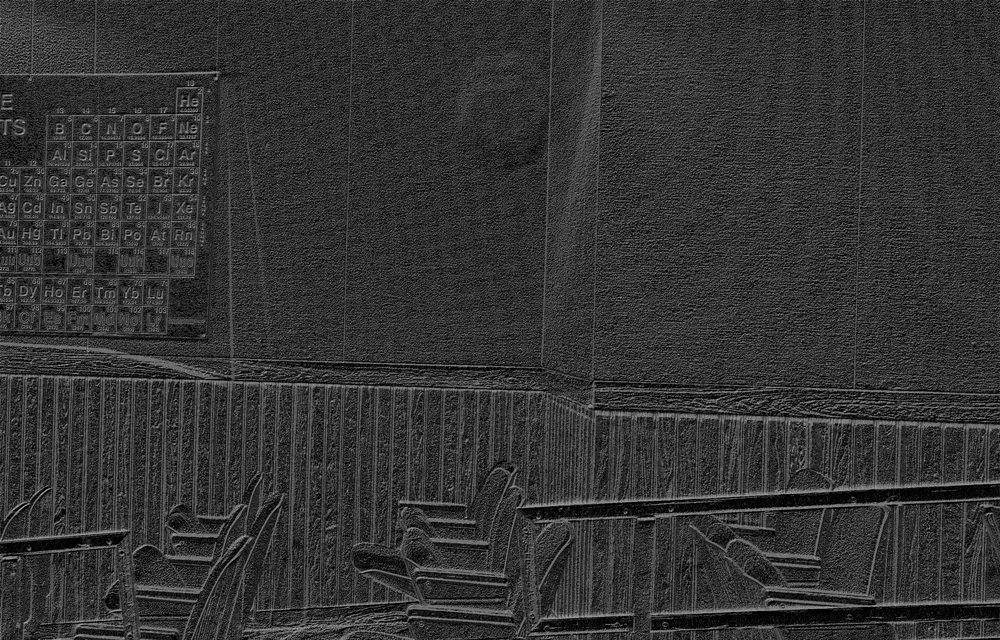
#> input picture census.png, 1000 x 640 px, shrunk from 2998 x 1918 before the run
$ python rank_transform.py census.png rt1.png rt1.png   (Python 2 division)
#> lines starting #> are read from the running program, lines starting #| are printed output that depends on the picture
import numpy
import cv2
import sys

def rank_transform(img_path,windowsize):
#> called with img_path = 'census.png', windowsize = 3
    image = cv2.imread(img_path, 0)
#> image is the input picture: shape (640, 1000); min 0, max 168, mean 51.7
    height = len(image)
#> height = 640
    width = len(image[0])
#> width = 1000

    #window size
    hy = windowsize
    wx = windowsize

    for y in xrange(hy/2, height - hy/2):
        for x in xrange(wx/2, width - wx/2):
            count = 0
            #MxN
            for j in xrange(y - hy/2, y + hy/2 + 1):
                for i in xrange(x - wx/2, x + wx/2 + 1):
                    if image[j][i] > image[y][x]:
                        count+=1

            image[y][x] = count
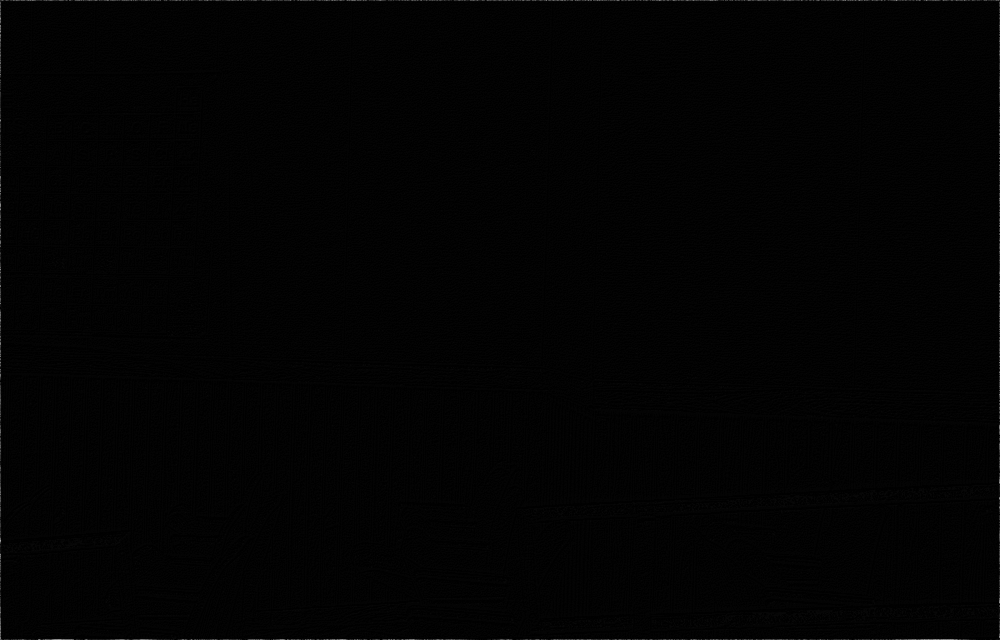
#> image: shape (640, 1000); min 0, max 163, mean 2.3
    rt= image[1:height-1,1:width-1] #offet by 1
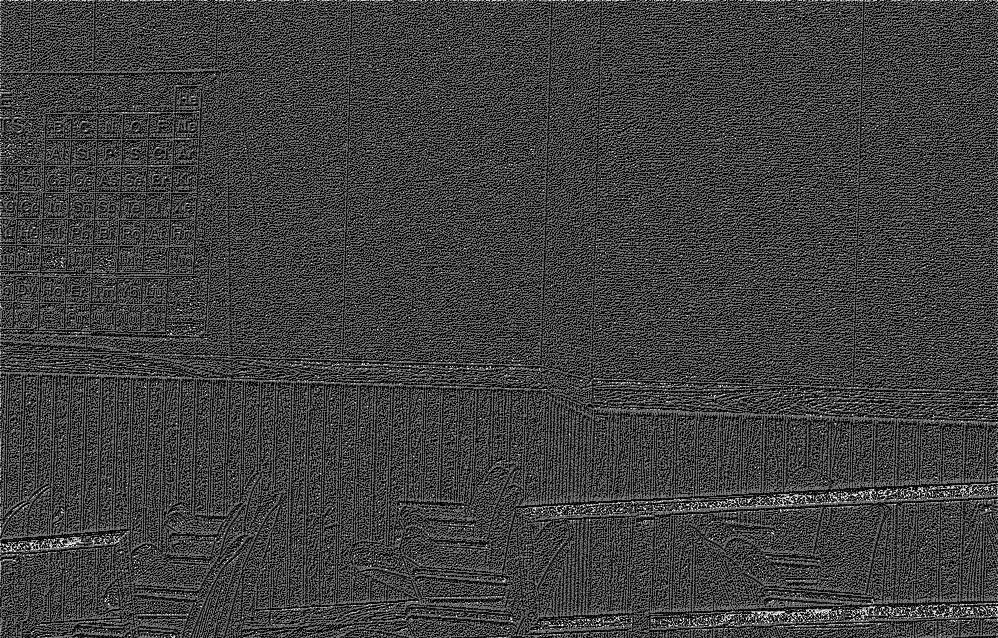
#> rt: shape (638, 998); min 0, max 8, mean 2.01; drawn with min black and max white
    #optional -- scale to unsigned 8 bit for visualization
    minVal=0
    maxVal=8.0
    rt = 255.0 * ( rt - minVal ) / (maxVal - minVal - 1.0)
    return rt

def census_transform(img_path,windowsize):
    image = cv2.imread(img_path, 0)
    height = len(image)
    width = len(image[0])

    #window size
    hy = windowsize
    wx = windowsize

    for y in xrange(hy/2, height - hy/2):
        for x in xrange(wx/2, width - wx/2):
            count = 0
            #MxN
            for j in xrange(y - hy/2, y + hy/2 + 1):
                for i in xrange(x - wx/2, x + wx/2 + 1):
                    count<<=1
                    if image[j][i] > image[y][x]:
                        count=count | 1
                    else:
                        count=count | 0
            image[y][x] = count
    rt= image[1:height-1,1:width-1] #offet by 1
    #optional -- scale to unsigned 8 bit for visualization
    minVal=0
    maxVal= 2 ** (windowsize*windowsize-1)  # maxc
    rt = 255.0 * ( rt - minVal ) / (maxVal - minVal - 1.0)
    return rt

#ex: transform_type= "census" or "rank"
transform_type= sys.argv[3]

if transform_type == "rank":
    rt= rank_transform(sys.argv[1],3)
else:
    rt=rank_transform(sys.argv[1],3)
#cv2.imshow("rank", rt)
#cv2.waitKey(0)

filename = sys.argv[2]
cv2.imwrite(filename, rt)
